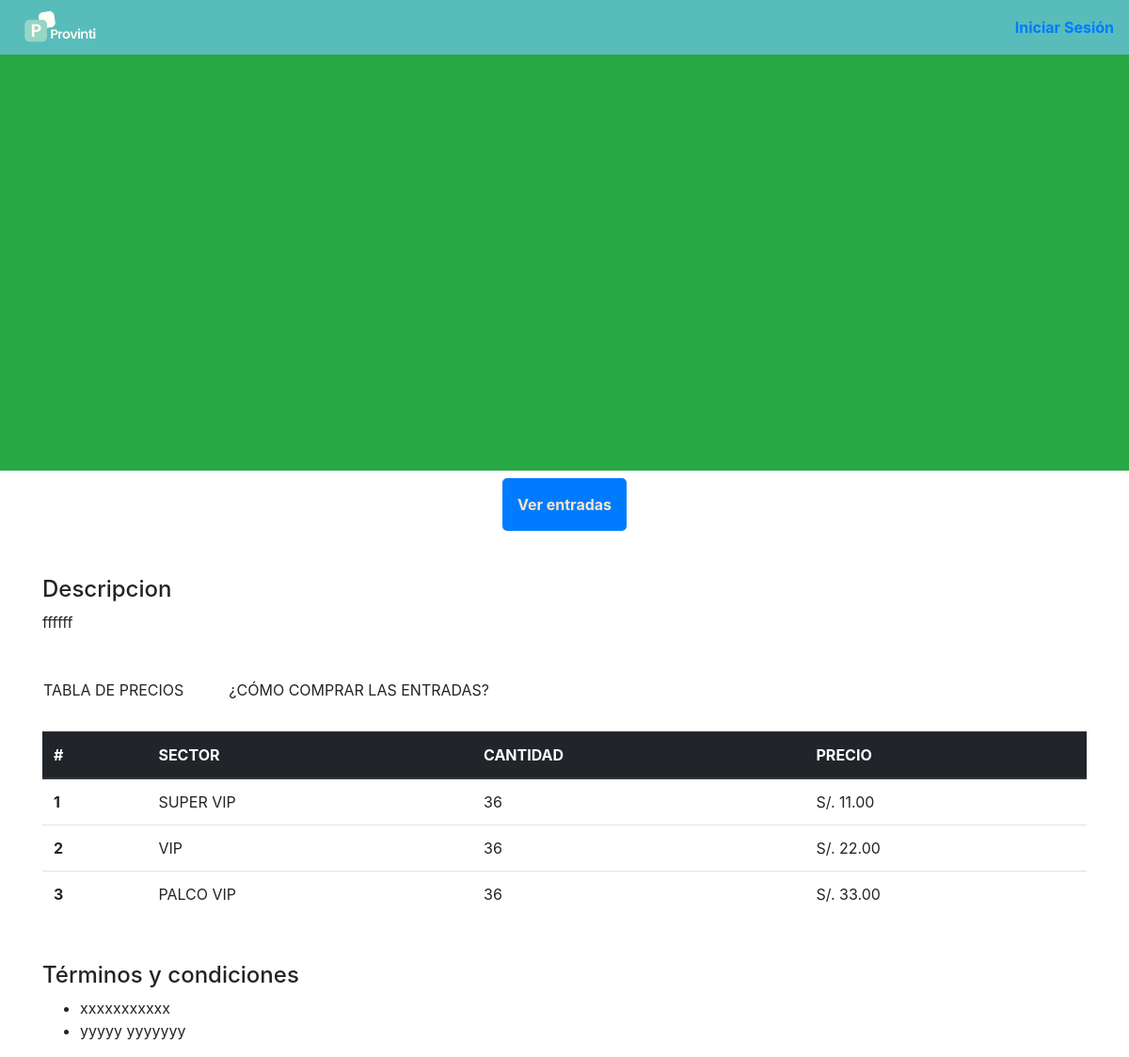
The app's page /public/cliente-evento.php?id=23 with its own data.
### tables this page shows
CREATE TABLE `eventos` (
  `ID_Evento` int(11) NOT NULL,
  `Titulo` varchar(100) NOT NULL,
  `Aforo` int(11) DEFAULT NULL,
  `Foto` varchar(255) DEFAULT NULL,
  `Descripcion` text DEFAULT NULL,
  `terminos_condiciones` longtext DEFAULT NULL,
  `Artista_Autor` varchar(100) DEFAULT NULL,
  `Fecha_Evento` datetime DEFAULT NULL,
  `Fecha_Creacion` datetime DEFAULT current_timestamp(),
  `Estado_Publicacion` enum('Publicado','Borrador','Cancelado') DEFAULT 'Borrador',
  `visibilidad` varchar(255) DEFAULT NULL,
  `organizador` varchar(255) DEFAULT NULL,
  `contacto_organizador` varchar(255) DEFAULT NULL,
  `politica_cancelacion` text DEFAULT NULL,
  `f_actualizacion` date DEFAULT NULL,
  `f_borrado` date DEFAULT NULL,
  `hora_borrado` time DEFAULT NULL,
  `ubicacion` varchar(100) DEFAULT NULL,
  `activoPospuesto` varchar(20) DEFAULT NULL,
  `horaInicioEvento` time DEFAULT NULL,
  `horaFinEvento` time DEFAULT NULL,
  `redes` varchar(150) DEFAULT NULL,
  `id_usuario` int(11) NOT NULL
);

CREATE TABLE `categoria_evento` (
  `id` int(11) NOT NULL,
  `nombre_categoria_evento` varchar(100) NOT NULL,
  `precio_venta` decimal(10,2) NOT NULL,
  `precio_preventa` decimal(10,2) NOT NULL,
  `ID_Evento` int(11) NOT NULL
);

### public/cliente-evento.php (called while the page is built, shortened)
<?php
$id = $_GET['id'];
$conexion = new Database();
$eventoObjeto = new Evento($conexion->connect());
$categoriaEventoObjeto = new Categoria_evento($conexion->connect());
$categoriasEvento   = $categoriaEventoObjeto->mostrarCategoriasEventos();
$eventos            = $eventoObjeto->mostrarEventos();
include '../vista/clientes/cliente-evento.php';
?>

### modelo/Database.php (called while the page is built, shortened)
<?php
class Database {
    private $host = DB_HOST;
    private $db_name = DB_NAME;
    private $username = DB_USER;
    private $password = DB_PASS;
    public function connect() {
        $this->conn = mysqli_connect($this->host, $this->username, $this->password, $this->db_name);
        return $this->conn;
    }
}
?>

### modelo/Evento.php (called while the page is built, shortened)
<?php
class Evento {
    private $connection;
    public function __construct($bd)
    {
     $this->connection = $bd;
    }
    public function mostrarEventos() {
        $sql = "SELECT * FROM eventos";
        $result = mysqli_query($this->connection, $sql);
        $eventos = [];
        if ($result) {
            while ($row = mysqli_fetch_assoc($result)) {
                $eventos[] = $row;
            }
        }
        return $eventos;
    }
}
?>

### modelo/Categoria_evento.php (called while the page is built, shortened)
<?php
class Categoria_evento {
    private $connection;
    public function __construct($bd)
    {
     $this->connection = $bd;
    }
    public function mostrarCategoriasEventos() {
        $sql = "SELECT * FROM categoria_evento";
        $result = mysqli_query($this->connection, $sql);
        $eventos = [];
        if ($result) {
            while ($row = mysqli_fetch_assoc($result)) {
                $eventos[] = $row;
            }
        }
        return $eventos;
    }
}
?>

### vista/clientes/cliente-evento.php (the view, shortened to what this page needs)
<!doctype html>
<html lang="en">
  <head>
    <link rel="stylesheet" href="https://cdn.jsdelivr.net/npm/bootstrap@4.0.0/dist/css/bootstrap.min.css">
  </head>
  <body>
    <nav class="navbar navbar-expand-lg d-flex" style="position:fixed;width:100%">
    <div class="mr-auto">
        <img src="../vista/clientes/img/logo_provint.png" width="100px">
    </div>
    <?php
if(isset($_SESSION['roles']) && $_SESSION['roles'] == "cliente"){
  echo '<div><p>Hola! '.$_SESSION['nombre'].'</p></div>
  <div class="login">
    <a href="../controlador/cliente/logout.php" class="login-button">Cerrar Sesión</a>
</div>';
}else{
  echo '<div class="d-flex" style="cursor: pointer;">
            <p class="my-auto font-bold iniciarSesion"><strong><a href="./login-clientes.php">Iniciar Sesión</a></strong></p>
        </div>';
}
?>
    </nav>
  <section class="fondo-evento bg-success" style="height: 500px;">
  </section>
  <section class="container d-flex">
    <button class="bg-primary p-3 mt-2 mx-auto border-none" style="cursor :pointer; border:none; border-radius:5px;">
        <strong style="color:bisque">Ver entradas</strong>
    </button>
  </section>
  <section class="container mt-5">
  <p class="h4">Descripcion</p>
<?php
foreach($eventos as $evento){
  if($evento['ID_Evento']==$id){
      echo "<p class='descripcion'>".$evento['Descripcion']."</p>";
  }
  }
?>
  </section>
  <section class="container p-3">
    <div class="mt-3 d-flex">
        <p>TABLA DE PRECIOS</p>
        <p class="ml-5">¿CÓMO COMPRAR LAS ENTRADAS?</p>
    </div>
</section>
<section class="container">
<table class="table">
  <thead class="thead-dark">
    <tr>
      <th scope="col">#</th>
      <th scope="col">SECTOR</th>
      <th scope="col">CANTIDAD</th>
      <th scope="col">PRECIO</th>
    </tr>
  </thead>
  <tbody>
    <?php
$contador = 1;
    foreach($categoriasEvento as $categoria){
      if($categoria['ID_Evento']==$id){
        echo '<tr>
      <th scope="row">'.$contador.'</th>
      <td>'.$categoria['nombre_categoria_evento'].'</td>
      <td>36</td>
      <td>S/. '.$categoria['precio_venta'].'</td>
    </tr>';
    $contador++;
      }
    }
    ?>
  </tbody>
</table>
</section>
<section class="container mt-5">
<p class="h4">Términos y condiciones</p>
<ul>
<?php
foreach($eventos as $evento){
if($evento['ID_Evento']==$id){
  $terminos_condiciones_json_string = $evento['terminos_condiciones'];
  $array_terminos = json_decode($terminos_condiciones_json_string, true);
  foreach($array_terminos as $termino){
    echo "<li>".$termino."</li>";
  }
}
}
?>
</ul>
</section>
  </body>
</html>

### vista/clientes/cliente-evento.php (style rules this page uses)
.navbar { background: #58bcbb; }
.iniciarSesion { transition: height ease 1s ; }

### records on screen
eventos: Descripcion "ffffff", terminos_condiciones "xxxxxxxxxxx", terminos_condiciones "yyyyy yyyyyyy"
categoria_evento: nombre_categoria_evento "SUPER VIP", precio_venta "11.00"
categoria_evento: nombre_categoria_evento "VIP", precio_venta "22.00"
categoria_evento: nombre_categoria_evento "PALCO VIP", precio_venta "33.00"
